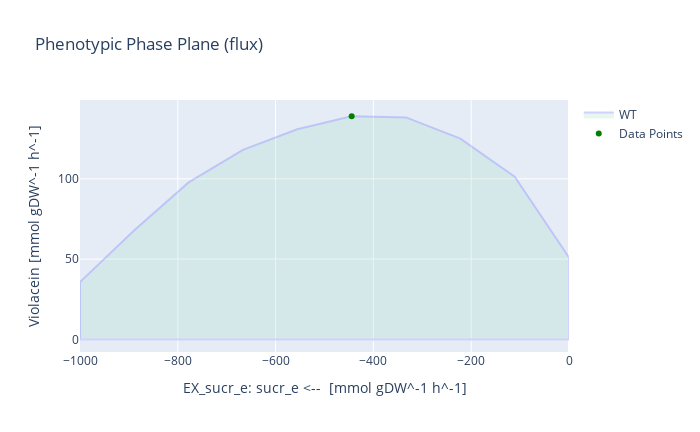

The cell this chart's notebook holds for it:
### Code cell
# With sucrose as substrate
medium = model_LB_vio_fad.medium
with model_LB_vio_fad:
    medium['EX_glc__D_e'] = 0
    medium['EX_sucr_e'] = 1000
    model_LB_vio_fad.medium = medium
    model_LB_vio_fad.objective = model_LB_vio_fad.reactions.Growth
    growth_rate = model_LB_vio_fad.optimize().objective_value
    model_LB_vio_fad.objective = model_LB_vio_fad.reactions.Violacein
    violacein_production = model_LB_vio_fad.optimize().objective_value
    violacein_sucr_yield = violacein_production / (-1*model_LB_vio_fad.reactions.EX_sucr_e.flux)
    
    print('Growth rate for V. natriegens [h^-1]:', growth_rate)
    print('Max. violacein production [mmol gDW^-1 h^-1]:', violacein_production)
    print('Theoretical maximum yield [mmol_vio / mmol_sucr]:', violacein_sucr_yield)
    
    model_LB_vio_fad.reactions.EX_sucr_e.bounds = -1500,0
    result = phenotypic_phase_plane(model_LB_vio_fad, 
                                variables=[model_LB_vio_fad.reactions.EX_sucr_e],
                                objective=model_LB_vio_fad.reactions.Violacein,
                                points=10)
    x = result.data_frame.EX_sucr_e[result.data_frame.objective_upper_bound.idxmax()]
    y = result.data_frame.objective_upper_bound[result.data_frame.objective_upper_bound.idxmax()]
    result.plot(plotter, points=[(x,y)], points_colors=["green"])
    print("The optimal sucrose uptake for Violacein flux is:", result.data_frame.EX_sucr_e[result.data_frame.objective_upper_bound.idxmax()])

### Figure 1 — Plotly figure (JSON) as saved in the notebook; plotly's stock layout.template omitted (floating-point values rounded to 4 significant figures)
{"data": [{"fill": "toself", "fillcolor": "#B3E2CD", "hoverinfo": "none", "marker": {"line": {"color": "#B3E2CD"}, "opacity": 0.3}, "mode": "lines", "name": "WT", "opacity": 0.3, "type": "scatter", "x": [-1000, -888.9, -777.8, -666.7, -555.6, -444.4, -333.3, -222.2, -111.1, 0, 0, -111.1, -222.2, -333.3, -444.4, -555.6, -666.7, -777.8, -888.9, -1000, -1000, -1000], "y": [0, 0, 0, 0, 1.421e-14, -2.842e-14, -1.421e-14, 0, -9.237e-14, -1.066e-14, 51.03, 101.3, 125.0, 138.2, 138.9, 130.9, 118.0, 97.76, 67.92, 35.73, 0, 35.73]}, {"marker": {"color": ["green"]}, "mode": "markers", "name": "Data Points", "type": "scatter", "x": [-444.4], "y": [138.9]}], "layout": {"height": 432, "title": {"text": "Phenotypic Phase Plane (flux)"}, "width": 700, "xaxis": {"autorange": true, "range": [-1000, 0], "title": {"text": "EX_sucr_e: sucr_e <--  [mmol gDW^-1 h^-1]"}, "type": "linear"}, "yaxis": {"autorange": true, "range": [-7.845, 149.1], "title": {"text": "Violacein [mmol gDW^-1 h^-1]"}, "type": "linear"}}}
